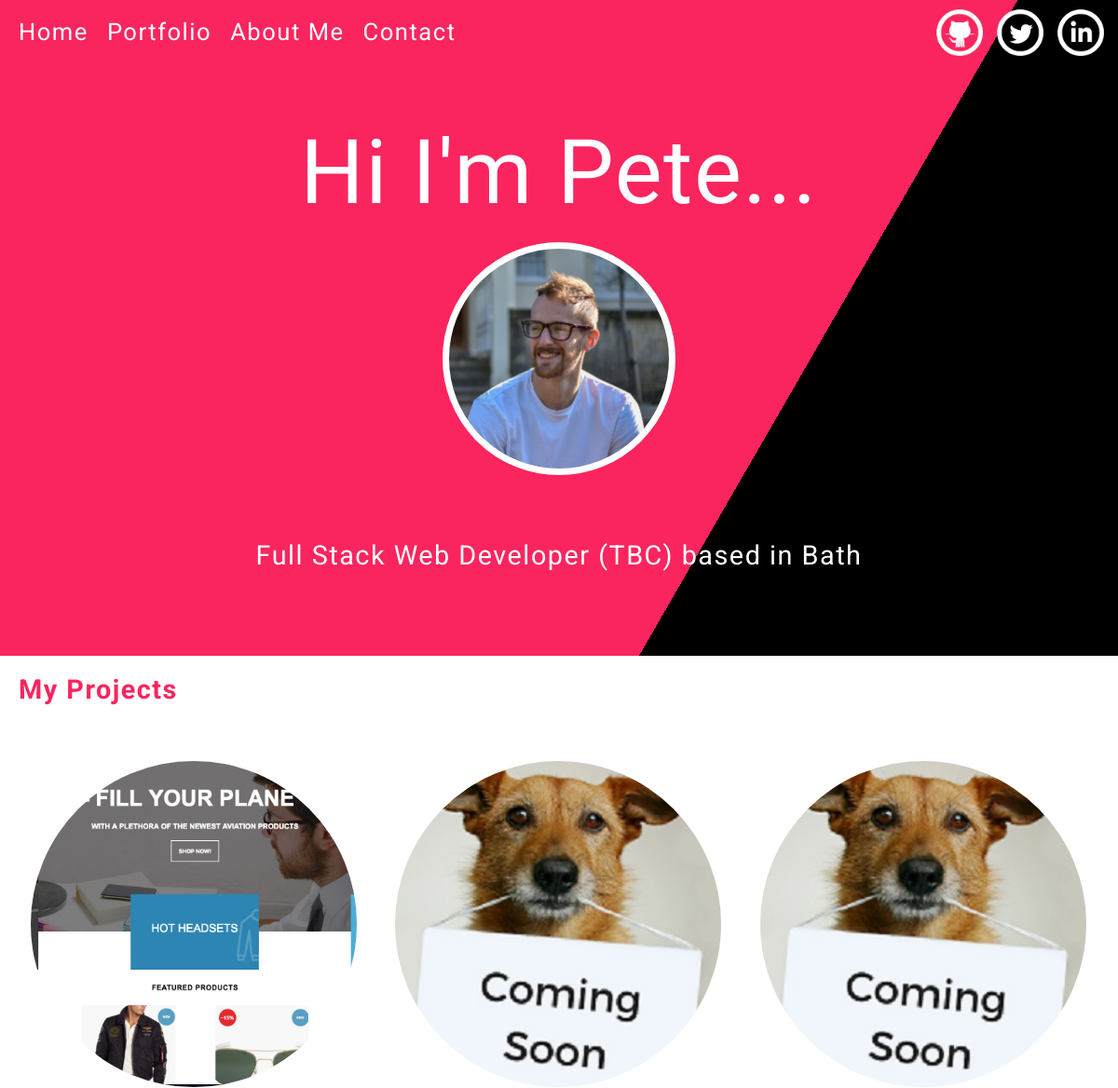
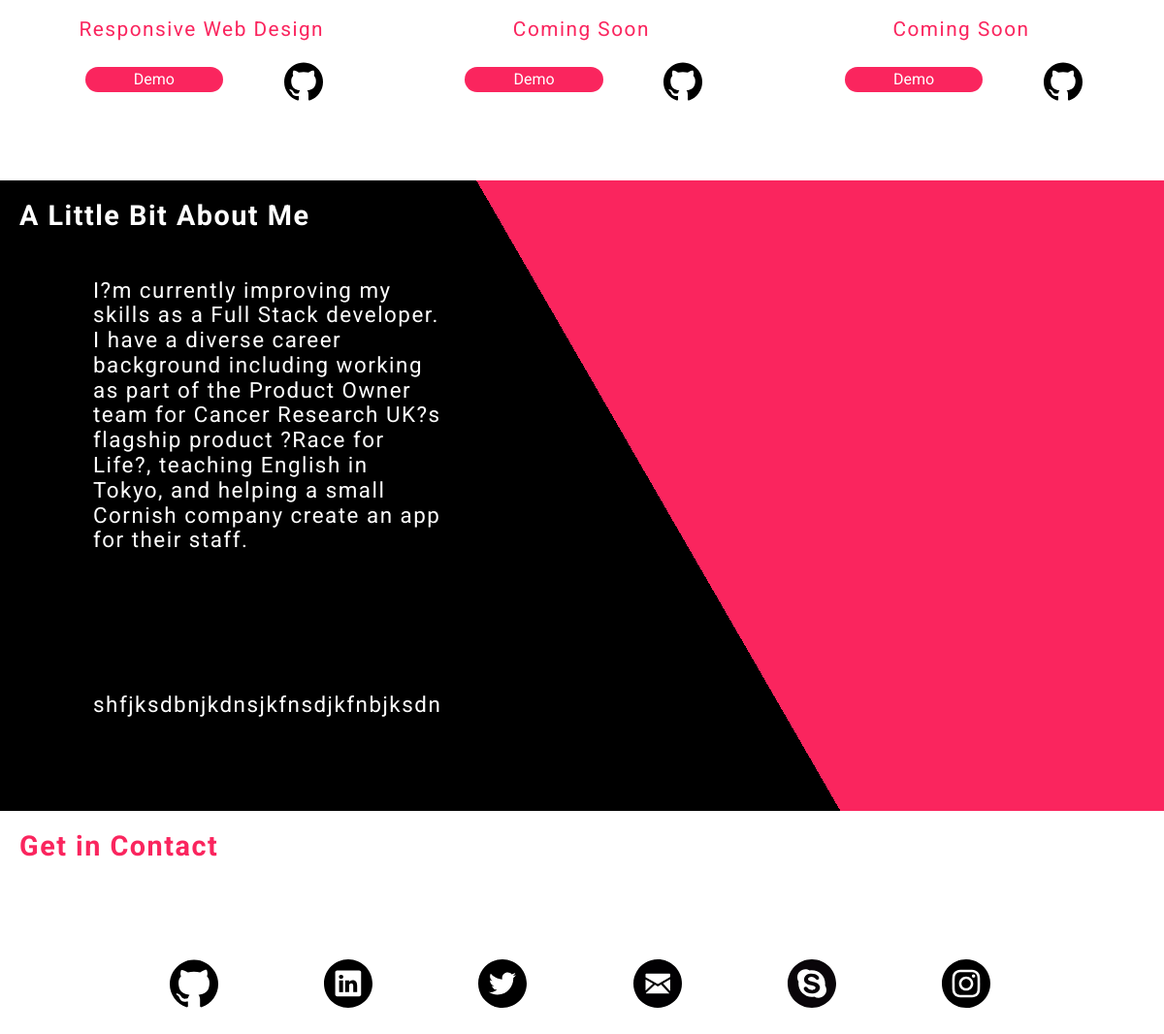
The page / on the database its author committed (2 pictures, top to bottom).
### tables this page shows
CREATE TABLE `about_me` (
  `id` int(11) unsigned NOT NULL AUTO_INCREMENT,
  `paratext` varchar(1000) DEFAULT NULL,
  `deleted` int(1) NOT NULL DEFAULT '0',
  PRIMARY KEY (`id`)
);

### functions.php (the view, shortened to what this page needs)
<?php
function getAboutMeInfo (PDO $db) : array {
    $query = $db->prepare("SELECT `id`, `paratext` from `about_me` WHERE `deleted` = '0';");
    $query->execute();
    return $query->fetchAll();
}
function printAboutMeInfo(array $infos) : string {
    $result = '';
    foreach($infos as $info) {
        if (is_string($info['paratext']) && array_key_exists('paratext', $info)){
            $result .= '<p class="about-me-text">' . $info['paratext'] . '</p>';
        } else {
            $result .= '';
        }
    }
    return $result;
}
?>

### index.php (shortened to what this page needs)
<?php
require_once 'functions.php';
$db = getDbConnection();
$aboutMeInfo = getAboutMeInfo($db);
$showAboutMeInfo = printAboutMeInfo($aboutMeInfo);
?>
<!DOCTYPE html>
<html lang="en">
<head>
    <link rel="stylesheet" href="css/normalize.css"/>
    <link rel="stylesheet" href="css/style.css"/>
</head>
<body>
    <div class="split1">
        <nav>
            <ul class="nav-items">
                <li><a href="#home" class="link">Home</a></li>
                <li><a href="#portfolio" class="link">Portfolio</a></li>
                <li><a href="#about" class="link">About Me</a></li>
                <li><a href="#contact" class="link">Contact</a></li>
            </ul>
            <div class="icons-container">
                <a href="https://github.com/HazDuck" target="_blank"><img src="img/github.png"/></a>
                <a href="https://twitter.com/peteheyes" target="_blank"><img src="img/twitter.png"/></a>
                <a href="https://uk.linkedin.com/in/pete-heyes-b7b98985" target="_blank"><img src="img/in.png"/></a>
            </div>
        </nav>
        <main id="home" class="home">
            <p class="headline gutter">Hi I'm Pete...</p>
            <div class="portrait"></div>
            <p class="quote gutter">Full Stack Web Developer (TBC) based in Bath</p>
        </main>
    </div>
    <main id="portfolio" class="portfolio">
        <h4 class="brand">My Projects</h4>
        <div class="port-container">
            <div class="port-area">
                <div class="port-pic port1"></div>
                <div class="port-text"><p>Responsive Web Design</p></div>
                <div class="port-links">
                    <button class="demo">Demo</button>
                    <a href="https://github.com/HazDuck"><img src="img/github-blue.svg" alt="github link" class="link-to-code"></a>
                </div>
            </div>
            <div class="port-area">
                <div class="port-pic port3"></div>
                <div class="port-text"><p>Coming Soon</p></div>
                <div class="port-links">
                    <button class="demo">Demo</button>
                    <a href="https://github.com/HazDuck"><img src="img/github-blue.svg" alt="github link" class="link-to-code"></a>
                </div>
            </div>
            <div class="port-area">
                <div class="port-pic port2"></div>
                <div class="port-text"><p>Coming Soon</p></div>
                <div class="port-links">
                    <button class="demo">Demo</button>
                    <a href="https://github.com/HazDuck"><img src="img/github-blue.svg" alt="github link" class="link-to-code"></a>
                </div>
            </div>
        </div>
    </main>
    <main id="about" class="about">
        <h4>A Little Bit About Me</h4>
        <div class="about-me-area">
            <?php echo $showAboutMeInfo; ?>
        </div>
    </main>
    <main id="contact" class="contact">
        <h4 class="brand">Get in Contact</h4>
        <div class="contact-container">
                <a href="https://github.com/HazDuck" target="_blank"><img src="img/github-blue.svg"></a>
        </div>
        <div class="contact-container">
                <a href="https://uk.linkedin.com/in/pete-heyes-b7b98985" target="_blank"><img src="img/linked.svg"></a>
        </div>
        <div class="contact-container">
                <a href="https://twitter.com/peteheyes" target="_blank"><img src="img/twitter.svg"></a>
        </div>
        <div class="contact-container">
                <a href="mailto:peter.e.heyes@gmail.com?Subject=Howdy" target="_blank"><img src="img/email.svg"></a>
        </div>
        <div class="contact-container">
                <a href="https://github.com/HazDuck" target="_blank"><img src="img/skype.svg"></a>
        </div>
        <div class="contact-container">
                <a href="https://www.instagram.com/peteheyes1990/" target="_blank"><img src="img/instagram.svg"></a>
            </div>
    </main>
</body>
</html>

### css/style.css (style rules this page uses)
* { box-sizing: border-box; margin: 0; padding: 0; }
body { font-size: 15px; font-family: 'Roboto', sans-serif; letter-spacing: 1.5px; color: #FFFFFF; }
.gutter { width: 80%; margin: 0 auto; }
.brand { color: #FA255E; }
h4 { font-size: 1.8rem; padding: 20px 0 0 20px; }
.split1 { background-color: #FA255E; background-image: -webkit-linear-gradient(150deg, #000000 32%, #FA255E 32%); }
nav { height: 80px; padding: 10px; }
nav a { color: #FFFFFF; }
a img { border: 0; }
.nav-items { list-style: none; }
.nav-items li { float: left; margin: 10px; cursor: pointer; font-size: 1.6rem; }
.link { text-decoration: none; }
.icons-container { height: 20px; width: 200px; margin-left: auto; }
.icons-container img { float: left; width: 50px; margin-left: 15px; }
.headline { text-align: center; font-size: 6rem; padding-top: 50px; font-family:'Yellowtail', cursive; }
.portrait { width: 250px; height: 250px; border-radius: 50%; margin: 20px auto; background-image: url("../img/pete.png"); background-position: center; background-size: cover; background-repeat: no-repeat; border:7px #FFFFFF solid; }
.quote { font-size: 1.8rem; text-align: center; padding-top: 50px; padding-bottom: 90px; }
.portfolio { background-color: #FFFFFF; height: 650px; }
.port-container { width: 98%; margin: 0 auto; padding-top: 50px; overflow: auto; }
.port-area { width: 33.3%; float: left; }
.port-pic { width: 350px; height: 350px; border-radius: 50%; margin: 10px auto 0 auto; background-position: center; background-repeat: no-repeat; background-size: cover; }
.port1 { background-image: url("../img/pilot.png"); }
.port2 { background-image: url("../img/cs.jpg"); }
.port3 { background-image: url("../img/cs.jpg"); }
.port-text { width: 80%; margin: 5px auto; height: 50px; color: #FA255E; text-align: center; padding-top: 15px; font-size: 1.3rem; }
.port-links { width: 250px; margin: 5px auto; }
.demo { float: left; margin: 10px 5px; border-radius: 50px; padding: 4px 50px; background-color: #FA255E; color: #FFFFFF; font-size: 1rem; border: none; }
.link-to-code { width: 40px; float: right; margin-top: 5px; }
.about { overflow: auto; background-color: #000000; background-image: -webkit-linear-gradient(30deg, #000000 55%, #FA255E 55%); min-height: 650px; }
.about-me-area { width: 40%; }
.about-me-text { margin: 10% 5% 20% 20%; font-size: 1.4rem; float: left; }
.contact { height: 350px; }
.contact-container { width: 80%; margin: 100px auto; }
.contact-container > a { width: 16.6%; float: left; }
.contact-container img { width: 50px; margin: 0 auto; display: block; }

### rows shown on the page
about_me: paratext "I?m currently improving my skills as a Full Stack developer. I have a diverse career background including working as part of the Product Owner team for Cancer Research UK?s flagship product ?Race for Life?, teaching English in Tokyo, and helping a small Cornish company create an app for their staff."
about_me: paratext "shfjksdbnjkdnsjkfnsdjkfnbjksdn"
